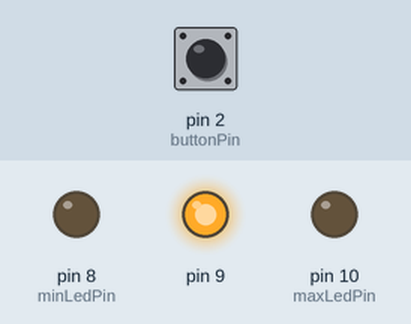
Simulated run of this sketch. Board: Arduino Uno, built with avr-gcc and run on an emulated ATmega328P. On the bench: output pins drawn as LEDs (lit = HIGH). The test bench sets the inputs (shaded band); at power-on: pin 2 (buttonPin) HIGH. Random numbers use the default seed unless the sketch sets one.

Above: at 1.2 s.
1.3 s: pin 2 (buttonPin) pulled LOW for 0.15 s
At 2.2 s:
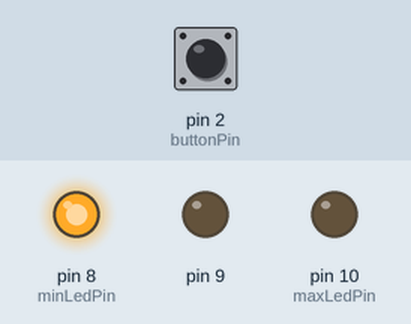
At 3.9 s:
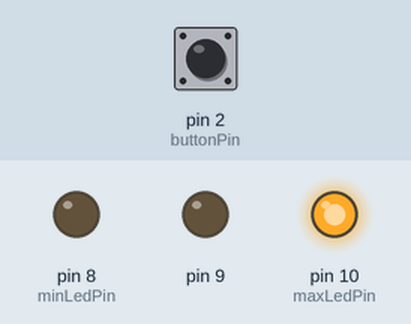
Timing chart, 0 to 10.4 s (numbered marks = the images above; inputs shaded):
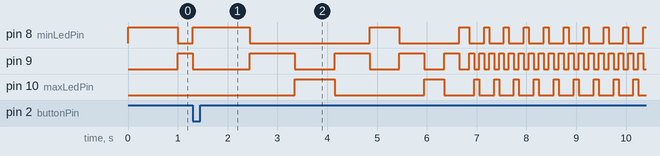

The sketch:

colors.ino
```cpp
// Les leds sont sont les pins 8 à 10
const int minLedPin = 8;
const int maxLedPin = 10;
// Le bouton est sur le pin 2
const int buttonPin = 2;

// Led actuellement allumée
int currentLedPin = minLedPin;
// Offest de la prochaine led
int directionLedPin = 1;

// MS du dernier changement de led
unsigned long previousMillis = 0;

// Intervalle avant un changement de led
long interval = 1000;

// Led aleatoire finale
long randNumber;

// flag: est ce que le choix est fini
boolean colorPicked = false;

// Nombre d'allumage de la led choisie avant de bloquer l'affichage
int counterPicked = 10;


void setup()
{
    // Pin d'affichage
    pinMode(8, OUTPUT);
    pinMode(9, OUTPUT);
    pinMode(10, OUTPUT);

    // On allume la premiere
    digitalWrite(8, HIGH);
    // On eteind les autres
    digitalWrite(9, LOW);
    digitalWrite(10, LOW);

    // Pin de lecture pour le bouton
    pinMode(2, INPUT_PULLUP);

    // Init du random
    randomSeed(analogRead(0));

    randNumber = random(8, 11);
}

void loop()
{
    unsigned long currentMillis = millis();

    int sensorVal = digitalRead(2);

    if (sensorVal == LOW)
    {
        currentLedPin = minLedPin;
        interval = 1000;
        directionLedPin = 1;
        digitalWrite(8, HIGH);
        pinMode(9, OUTPUT);
        digitalWrite(9, LOW);
        pinMode(10, OUTPUT);
        digitalWrite(10, LOW);
        colorPicked = false;

        randNumber = random(8, 11);
        previousMillis = currentMillis;
        counterPicked = 10;
    }
    else
    {
        if (!colorPicked && currentMillis - previousMillis >= interval)
        {
            digitalWrite(currentLedPin, LOW);
            previousMillis = currentMillis;
            if (currentLedPin == maxLedPin)
            {
                directionLedPin = -1;
            }
            else if (currentLedPin == minLedPin)
            {
                directionLedPin = 1;
            }

            currentLedPin = currentLedPin + directionLedPin;
            if (interval > 100)
            {
                interval = interval - 100;
            }

            digitalWrite(currentLedPin, HIGH);

            if (interval == 100 && currentLedPin == randNumber)
            {
                if (counterPicked == 0)
                {
                    colorPicked = true;
                }
                else
                {
                    counterPicked = counterPicked - 1;
                }
            }
        }
    }
}
```
